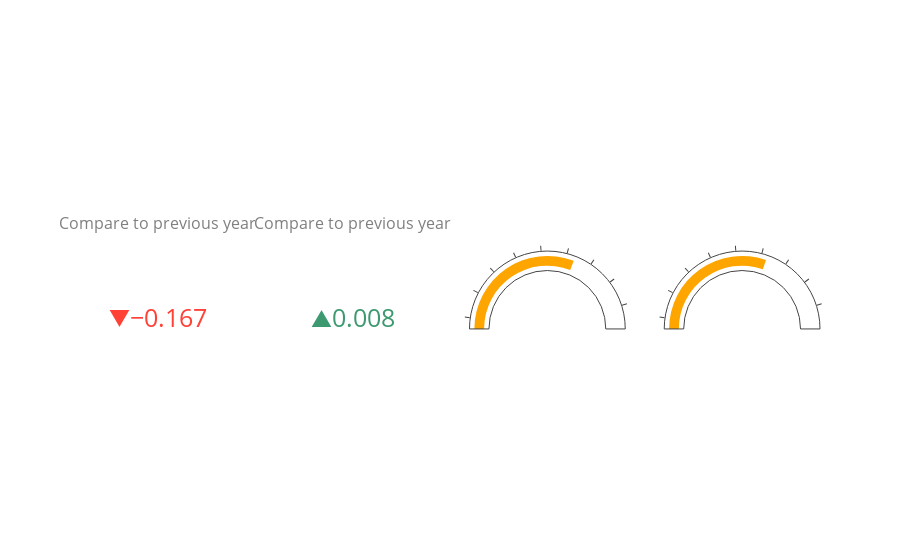

Notebook cell for this chart:
### Code cell
indicator_fig = go.Figure()
indicator_fig.add_trace(go.Indicator(
    mode = "number+delta",
    value = melb_sentiment_now,
    title = {"text": "Greater Melbourne<br> Avg. Sentiment Now<br><span style='font-size:0.8em;color:gray'>Compare to previous year</span>"},
    delta = {'reference': melb_sentiment_prev},
    domain = {'row': 0, 'column': 0}))
indicator_fig.add_trace(go.Indicator(
    mode = "number+delta",
    value = syd_sentiment_now,
    delta = {'reference': syd_sentiment_prev},
    title = {"text": "Greater Sydney<br> Avg. Sentiment Now<br><span style='font-size:0.8em;color:gray'>Compare to previous year</span>"},
    domain = {'row': 0, 'column': 1}))
indicator_fig.add_trace(go.Indicator(
    mode = "gauge+number",
    value = melb_sentiment_overall,
    gauge = {
        'axis': {'range': [min(sentiment_df['sentiment']), max(sentiment_df['sentiment'])]}, 
        'bar': {'color': "orange"}},
    title = {"text": "Greater Melboourne <br>Overall Sentiment"},
    domain = {'row': 0, 'column': 2}))
indicator_fig.add_trace(go.Indicator(
    mode = "gauge+number",
    value = syd_sentiment_overall,
    gauge = {
        'axis': {'range': [min(sentiment_df['sentiment']), max(sentiment_df['sentiment'])]}, 
        'bar': {'color': "orange"}},
    title = {"text": "Greater Sydney <br>Overall Sentiment"},
    domain = {'row': 0, 'column': 3}))

indicator_fig.update_layout(
    grid = {'rows': 1, 'columns': 4, 'pattern': "independent"},
    paper_bgcolor='rgba(0,0,0,0)', 
    plot_bgcolor='rgba(0,0,0,0)',
    font_color='#FFFFFF')
# indicator_fig.show() # comment this line for flask app

### Figure 1 — Plotly figure (JSON) as saved in the notebook; plotly's stock layout.template omitted (floating-point values rounded to 4 significant figures)
{"data": [{"delta": {"reference": 0.4077}, "domain": {"column": 0, "row": 0}, "mode": "number+delta", "title": {"text": "Greater Melbourne<br> Avg. Sentiment Now<br><span style='font-size:0.8em;color:gray'>Compare to previous year</span>"}, "type": "indicator", "value": 0.2407}, {"delta": {"reference": 0.2201}, "domain": {"column": 1, "row": 0}, "mode": "number+delta", "title": {"text": "Greater Sydney<br> Avg. Sentiment Now<br><span style='font-size:0.8em;color:gray'>Compare to previous year</span>"}, "type": "indicator", "value": 0.2281}, {"domain": {"column": 2, "row": 0}, "gauge": {"axis": {"range": [-0.886, 0.9818]}, "bar": {"color": "orange"}}, "mode": "gauge+number", "title": {"text": "Greater Melboourne <br>Overall Sentiment"}, "type": "indicator", "value": 0.2677}, {"domain": {"column": 3, "row": 0}, "gauge": {"axis": {"range": [-0.886, 0.9818]}, "bar": {"color": "orange"}}, "mode": "gauge+number", "title": {"text": "Greater Sydney <br>Overall Sentiment"}, "type": "indicator", "value": 0.2463}], "layout": {"font": {"color": "#FFFFFF"}, "grid": {"columns": 4, "pattern": "independent", "rows": 1}, "paper_bgcolor": "rgba(0,0,0,0)", "plot_bgcolor": "rgba(0,0,0,0)"}}
